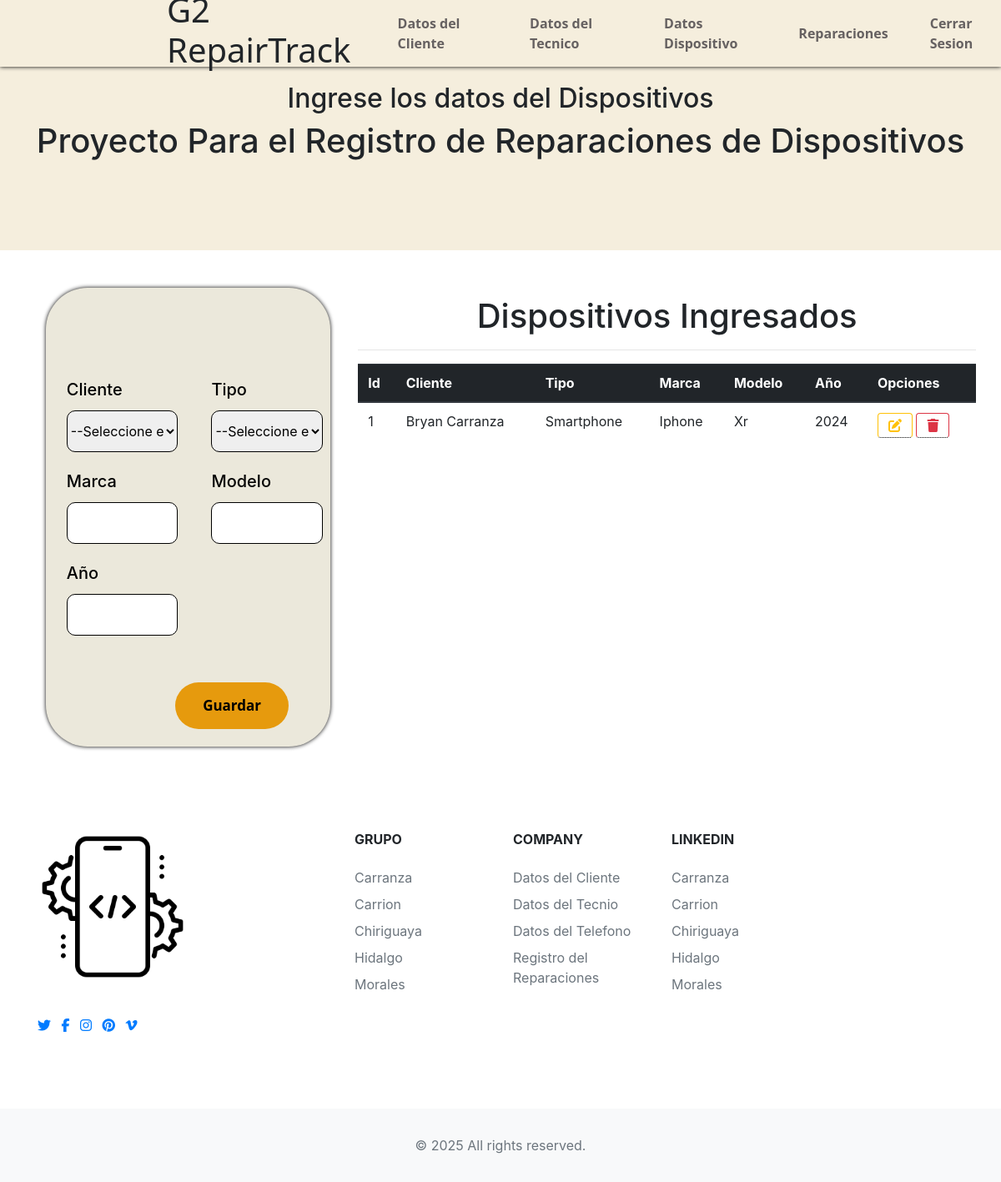
The app's page /Codigo/views/vistaDispositivo.php with its own data.
### tables this page shows
CREATE TABLE `datosdispositivos` (
  `Id_Dispositivo` int(11) NOT NULL,
  `Id_Cliente` int(11) NOT NULL,
  `Tipo` varchar(80) NOT NULL,
  `Marca` varchar(50) NOT NULL,
  `Modelo` varchar(80) NOT NULL,
  `Año` int(4) NOT NULL,
  `Activo` int(1) NOT NULL
);

CREATE TABLE `datoscliente` (
  `Id_Cliente` int(11) NOT NULL,
  `Cedula` varchar(10) NOT NULL,
  `Nombres` varchar(80) NOT NULL,
  `Apellidos` varchar(80) NOT NULL,
  `Telefono` varchar(10) NOT NULL,
  `Direccion` varchar(100) NOT NULL,
  `Nombre_Completo` varchar(100) NOT NULL,
  `activo` int(2) NOT NULL
);

### Codigo/Config/database.php (called while the page is built, shortened)
<?php
class Database {
    private $hostname = "localhost";
    private $database = "proyecto";
    private $username = "root";
    private $password = "";
    private $charset = "utf8";
    function conectar() {
        $conexion = new mysqli($this->hostname, $this->username, $this->password, $this->database);
        $conexion->set_charset($this->charset);
        return $conexion;
    }
}
?>

### Codigo/controllers/DispositivoController.php (called while the page is built, shortened)
<?php
require_once __DIR__ . '/../models/Dispositivo.php';
$dispositivo = new Dispositivo();
$resultadoD = $dispositivo->obtenerDispositivos();
?>

### Codigo/models/Dispositivo.php (called while the page is built, shortened)
<?php
require_once __DIR__ . '/../config/database.php';
class Dispositivo {
    private $conexion;
    public function __construct() {
        $conn = new Database();
        $this->conexion = $conn ->conectar();
    }
    public function obtenerDispositivos() {
        $stmt = $this->conexion->prepare("SELECT r.Id_Dispositivo, r.Id_Cliente, c.Nombre_Completo, c.Apellidos,
                                            r.Tipo, r.Marca, r.Modelo, r.Año, r.Activo
                                     FROM datosdispositivos r
                                     INNER JOIN datoscliente c ON r.Id_Cliente = c.Id_Cliente
                                     WHERE r.Activo=1");
        $stmt->execute();
        return $stmt->get_result()->fetch_all(MYSQLI_ASSOC);
    }
}
?>

### Codigo/views/vistaDispositivo.php (the view, shortened to what this page needs)
<?php
  require_once '../controllers/DispositivoController.php';
?>
    <link rel="stylesheet" href="css/vistaDispositivo.css">
    <link rel="stylesheet" href="https://cdn.jsdelivr.net/npm/bootstrap@4.0.0/dist/css/bootstrap.min.css">
    <?php include('helpers/menu.php') ?>
    <div class="contenedor-titulo">
        <div class="titulo">
        <h2>Ingrese los datos del Dispositivos</h2>
        <h1>Proyecto Para el Registro de Reparaciones de Dispositivos</h1>
        </div>
    </div>
    <div class="contenedor-datos">
        <div class="contenedor-form">
            <form action="<?= htmlspecialchars($_SERVER['PHP_SELF']) ?>" method="POST">
                <div class="mensaje">
                </div>
                <div class="form-group">
                    <div class="form-content">
                        <label for="cliente" class="form-label">Cliente</label>
                        <select class="select" id="cliente" name="cliente" class="form-label" required>
                            <option value="">--Seleccione el cliente--</option>
                        </select>
                    </div>
                    <div class="form-content">
                        <label for="tipo" class="form-label">Tipo</label>
                        <select class="select" id="tipo" name="tipo" required>
                            <option value="">--Seleccione el tipo de dispositivo--</option>
                        </select>
                    </div>
                </div>
                <div class="form-group">
                    <div class="form-content">
                        <label for="marca" class="form-label">Marca</label>
                        <input type="text" class="form-input" name="marca" id="marca" pattern="[A-Za-z]+" required>
                    </div>
                    <div class="form-content">
                        <label for="modelo" class="form-label">Modelo</label>
                        <input type="text" class="form-input" name="modelo" id="modelo" required>
                    </div>
                </div>
                <div class="form-group">
                    <div class="form-content">
                        <label for="anio" class="form-label">Año</label>
                        <input type="text" class="form-input" name="anio" id="anio" pattern="\d{4,4}" required>
                    </div>
                </div>
                <input type="submit" name="guardar" class="btn-Guardar" value="Guardar">
            </form>
        </div>
        <div class="contenedor-tabla">
            <h1>Dispositivos Ingresados</h1>
            <hr>
            <div class="scroll-wrapper">
                <table class="table">
                    <thead class="thead-dark">
                        <tr>
                            <th>Id</th>
                            <th>Cliente</th>
                            <th>Tipo</th>
                            <th>Marca</th>
                            <th>Modelo</th>
                            <th>Año</th>
                            <th>Opciones</th>
                        </tr>
                    </thead>
                    <tbody>
                        <?php foreach ($resultadoD as $row): ?>
                            <tr>
                                <td><?= $row["Id_Dispositivo"] ?></td>
                                <td><?= $row["Nombre_Completo"] ?></td>
                                <td><?= $row["Tipo"] ?></td>
                                <td><?= $row["Marca"] ?></td>
                                <td><?= $row["Modelo"] ?></td>
                                <td><?= $row["Año"] ?></td>
                                <td>
                                    <button type="button" class="btn btn-outline-warning" id="tooltip"
                                        onclick="llenarFormulario(
                                            '<?= $row["Id_Dispositivo"] ?>',
                                            '<?= $row["Id_Cliente"] ?>',
                                            '<?= $row["Tipo"] ?>',
                                            '<?= $row["Marca"] ?>',
                                            '<?= $row["Modelo"] ?>',
                                            '<?= $row["Año"] ?>',
                                        )">
                                        <i class="fa-solid fa-pen-to-square"></i>
                                    </button>
                                    <form action="" method="POST" style="display:inline;">
                                        <button type="submit" name="eliminar" value="1" class="btn btn-outline-danger" id="tooltip"
                                            onclick="return confirm('¿Seguro que quieres eliminar este dispositivo?')">
                                            <i class="fa-solid fa-trash"></i>
                                        </button>
                                    </form>
                                </td>
                            </tr>
                        <?php endforeach; ?>
                    </tbody>
                </table>
            </div>
        </div>
    </div>
    <?php include('helpers/footer.php') ?>

### Codigo/views/css/vistaDispositivo.css (style rules this page uses)
* { padding: 0; margin: 0; text-decoration: none; box-sizing: border-box; }
body { background: #FDFAF6; }
.contenedor-titulo { background-color: #F5EEDD; width: 100%; height: 300px; }
.titulo { margin: 0 auto; width: 100%; height: 100%; display: block; align-content: center; text-align: center; }
.contenedor-datos { margin-top: 25px; width: 100%; height: 600px; padding: 20px; display: flex; align-content: center; text-align: center; }
.contenedor-form { width: 37%; height: 550px; box-sizing: border-box; font-family: "Inter", sans-serif; display: flex; justify-content: center; align-items: center; text-align: left; margin-left: 3%; border-radius: 50px; box-shadow: 0 0 5px #000000; background-color: #EBE8DB; }
.form-group { display: grid; grid-template-columns: repeat(2,1fr); grid-gap: 40px; margin-bottom: 20px; margin-top: 20px; margin-left: 25px; width: 90%; }
.form-content { display: flex; flex-direction: column; }
.form-label { font-weight: 600; color: #000000; margin-bottom: 10px; font-family: "Inter", sans-serif; font-weight: 500; font-size: 20px; }
.form-input { height: 50px; width: 100%; border-radius: 10px; border: 1px solid #000000; background: #FFFFFF; font-weight: 500; font-size: 20px; outline: none; resize: none; }
.select { height: 50px; width: 100%; cursor: pointer; border-radius: 10px; border: 1px solid #000000; }
.btn-Guardar { margin-top: 40px; padding: 15px; margin-left: 155px; width: 40%; color: #000000; background-color: #e69a0d; border: none; border-radius: 50px; font-size: 17px; font-family: 'Segoe UI', Tahoma, Geneva, Verdana, sans-serif; font-weight: 600; cursor: pointer; }
.contenedor-tabla { width: 82%; padding: 10px; margin-left: 2%; }
.scroll-wrapper { max-height: 300px; overflow-y: auto; margin: 0 auto; }
.mensaje { width: 90%; height: 50px; margin-left: 25px; }
#tooltip { position: relative; display: inline-block; border-bottom: 1px dotted black; }

### records on screen
datosdispositivos: Id_Dispositivo "1", Id_Cliente.Nombre_Completo "Bryan Carranza", Tipo "Smartphone", Marca "Iphone", Modelo "Xr", Año "2024"
